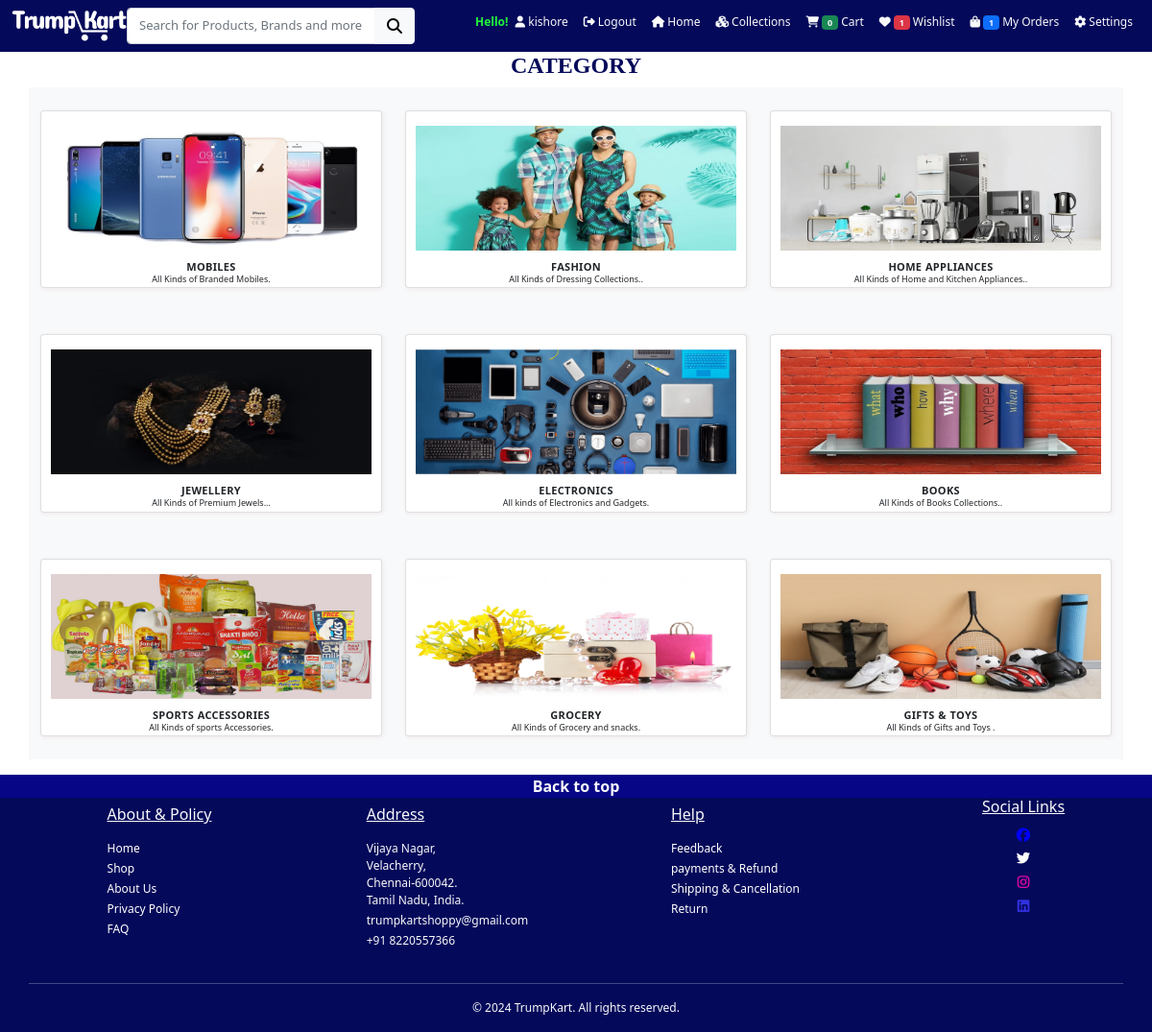
Screenshot of /collection (signed in) with the database file from the repository.
### Shop/models.py (models this page shows, shortened)
class category(models.Model):
    name=models.CharField(max_length=150,null=False,blank=False)
    image=models.ImageField(upload_to=getFileName,null=True,blank=True)
    description=models.TextField(max_length=500,null=False,blank=False)
    status=models.BooleanField(default=False,help_text="0-show,1-Hidden")
    created_at=models.DateTimeField(auto_now_add=True)

### Shop/views.py (the view)
# urls.py: path('collection',views.collectionpage, name="collection"),
def collectionpage(request):
    categorys=category.objects.filter(status=0)
    cart_count=Cart.objects.filter(user=request.user.id).count()
    wish_count=favourite.objects.filter(user=request.user.id).count()
    order_count=Order.objects.filter(user=request.user.id).count()
    context={
        "categorys":categorys,
        "cart_count":cart_count,
        "wish_count":wish_count,
        "order_count":order_count,
    }
    return render(request,'Shop/collection.html',context)

### Shop/templates/Shop/collection.html (shortened to what this page needs)
{% extends 'Shop/layouts/main.html' %}
{% block content %}
<h1 class="text-center fw-bold ";>CATEGORY</h1>
<div class="container bg-light mb-3">
<div class="row">
{% for item in categorys %}
<div class="col-6 col-sm-6 col-md-4 col-lg-4 my-4">
 <div class="card w-100 h-100 text-center">
  <a class="text-decoration-none" href="{% url 'collection' item.name %}">
    <img src="{{ item.image.url }}" class="card-img-top mx-auto" alt="{{item.name}}">
    <div class="card-body">
      <h6 class="card-title text-dark fw-bold">{{item.name}}</h6>
      <p class="card-text text-dark text-center ">{{item.description}}</p>
    </div>
  </a>
 </div>
</div>
{% endfor %}
</div>
</div>
{% endblock content %}

### Shop/templates/Shop/inc/navbar.html (shortened to what this page needs)
{% load static %}
<nav class="navbar navbar-dark navbar-expand-lg fixed-top " >
    <div class="container-fluid">
      <a href="{% url 'home' %}">
      <img class="brandname" src="{% static 'images/TKicon.png' %}" alt="icon" width="25">
      </a>
      <form method="GET" action="{% url 'search'  %}" class="input-group" >
        <input name="q" type="text" class="form-control" placeholder="Search for Products, Brands and more..">
        <button class="btn btn-light"><i class="fa fa-search"></i></button>
       </form>
      <div class="collapse navbar-collapse " id="navbarNav">
        <ul class="navbar-nav ms-auto">
         {% if request.user.is_authenticated %}
          <li class="nav-item">
            <a class="nav-link text-light" href="{% url 'socialaccount_connections' %}"><span class="fw-bold me-1" style="color: rgb(35, 246, 60);">Hello! </span><i class="fa fa-user"></i> {{request.user}}</a>
          </li>
          <li class="nav-item">
            <a class="nav-link text-light" href="{% url 'account_logout' %}"><i class="fa-solid fa-right-from-bracket"></i> Logout</a>
          </li>
         {% else %}
          <li class="nav-item">
            <a class="nav-link text-light" href="{% url 'account_login' %}"><i class="fa fa-sign-in"></i> Login</a>
          </li> <li class="nav-item">
            <a class="nav-link text-light" href="{% url 'account_signup' %}"><i class="fa fa-users"></i> Register</a>
          </li>
         {% endif %}
          <li class="nav-item">
            <a class="nav-link tex-light active" aria-current="page" href="{% url 'home' %}"><i class="fa-solid fa-house"></i> Home</a>
          </li>
          <li class="nav-item">
            <a class="nav-link text-light" href="{% url 'collection' %}"><i class="fa-solid fa-cubes"></i> Collections</a>
          </li>
          {% if request.user.is_authenticated %}
          <li class="nav-item ">
            <a class="nav-link text-light" href="{% url 'cart' %}"> <i class="fa-solid fa-cart-shopping "></i> <span class="text-light badge bg-success">{{cart_count}}</span> Cart</a>
          </li>
          <li class="nav-item">
            <a class="nav-link text-light" href="{% url 'favrt' %}"> <i class="fa-solid fa-heart "></i> <span class=" badge bg-danger text-light badge ">{{wish_count}}</span> Wishlist</a>
          </li>
          <li class="nav-item">
            <a class="nav-link text-light" href="{% url 'order' %}"> <i class="fa-solid fa-bag-shopping "></i> <span class="badge bg-primary text-light">{{order_count}}</span> My Orders</a>
          </li>
          <li class="nav-item " style="float: right;">
            <a class="nav-link text-light " href="{% url 'socialaccount_connections' %}"> <i class="fa-solid fa-gear "></i> Settings</a>
          </li>
         {% endif %}
        </ul>
      </div>
    </div>
  </nav>

### static/css/style.css (style rules this page uses)
* { margin: 0%; padding: 0%; box-sizing: border-box; height: auto; scroll-behavior: smooth; }
body { font-size: 1rem; padding: 0%; margin: 0%; }
.brandname { width: 8vw; filter: brightness(200%); }
div.collapse { font-size: 1vw; }
h1 { font-family: serif; font-size: 40px; color: rgb(4, 9, 90) !important; }
nav.navbar-expand-lg { background-color: rgb(4, 9, 90); }
.navbar-nav { float: auto; }
.nav-link { font-size: 1vw; margin: 0px; padding: 0%; border: none; border-radius: 1vw; }
.form-control { font-size: 18px; }
p { color: black; font-size: 1vw; }
a { text-decoration: none; }
img.card-img-top { object-position: center; object-fit: cover; height: fit-content; }
nav.navbar { top: 0%; position: sticky; display: flex; justify-content: space-between; }
h6 { text-align: center; }
span { color: black; font-weight: 700; }
.card-text { color: rgb(8, 198, 8); font-size: 1vw; }
ul li { font-size: 15px; }
.card { box-shadow: 1px 1px 4px rgb(238, 233, 233); padding-bottom: 2px; }
.card-img-top { margin-top: 5px; max-height: 300px; }
h6.card-title { font-size: 1vw; font-weight: 700; letter-spacing: 0.3px; word-spacing: 0.5px; }
p.card-text { font-size: 0.8vw; font-weight: 600; }
.collapse { background-color:transparent; }
.input-group { width:25vw; }
.card { position: relative; }
.card-img-top { height: auto; width: 100%; padding: 10px; object-fit: contain; }
.input-group { margin-left: 50px; width: 25vw; }
@media screen and (max-width:1200px) { .nav-link { font-size: 1vw; padding-bottom: 5px; } }
@media screen and (max-width:1200px) { .brandname { width: 10vw; } }
@media screen and (max-width:1200px) { h1 { font-family: serif; font-size: 24px; } }
@media screen and (max-width:1200px) { .form-control { font-size: 13px; } }
@media screen and (max-width:1200px) { .input-group { margin-left: 0%; width:25vw; } }
@media screen and (max-width:1200px) { .card-body { padding:0% !important; margin: 0% !important; } }
@media screen and (max-width:1200px) { h6.card-title { font-size: 11px; font-weight: 500; margin: 0%; } }
@media screen and (max-width:1200px) { p.card-text { font-size: 9px; font-weight: 500; } }
@media screen and (max-width:1200px) { ul li { padding-bottom: 3px; font-size: 12px; } }

### rows the page displays
category: image (picture), name "MOBILES", description "All Kinds of Branded Mobiles."
category: image (picture), name "FASHION", description "All Kinds of Dressing Collections.."
category: image (picture), name "HOME APPLIANCES", description "All Kinds of Home and Kitchen Appliances.."
category: image (picture), name "JEWELLERY", description "All Kinds of Premium Jewels..."
category: image (picture), name "ELECTRONICS", description "All kinds of Electronics and Gadgets."
category: image (picture), name "BOOKS", description "All Kinds of Books Collections.."
category: image (picture), name "SPORTS ACCESSORIES", description "All Kinds of sports Accessories."
category: image (picture), name "GROCERY", description "All Kinds of Grocery and snacks."
category: image (picture), name "GIFTS & TOYS", description "All Kinds of Gifts and Toys ."

### other values shown
{{ request.user }} "kishore"
{{ cart_count }} "0"
{{ wish_count }} "1"
{{ order_count }} "1"
